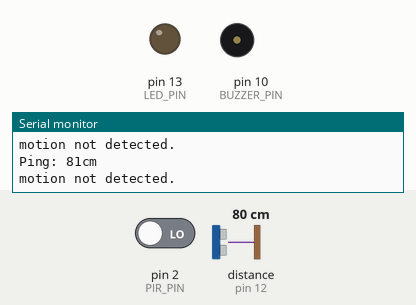
Recording of a program running on a simulated Arduino Nano, built with avr-gcc and run on an emulated ATmega328P. Parts: output pins drawn as LEDs (lit = HIGH), buzzer (waves = sounding, pin HIGH), the last lines printed to the serial monitor. Dashed ring = blinking. Inputs (shaded band) come from the test bench; at power-on: pin 2 (PIR_PIN) LOW, distance to the obstacle (sensor on pin 12) 80 cm. The echo pulse lasts 58.3 µs per cm.

Above: at 1.3 s.
1.4 s: pin 2 (PIR_PIN) driven HIGH
At 3.61 s:
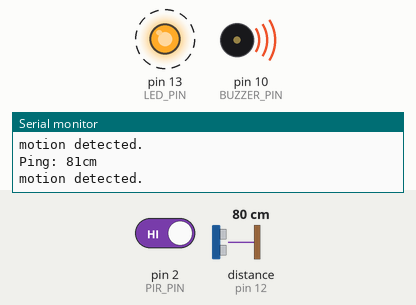
4.5 s: distance to the obstacle (sensor on pin 12) set to 175 cm
7.6 s: distance to the obstacle (sensor on pin 12) set to 183 cm
At 7.92 s:
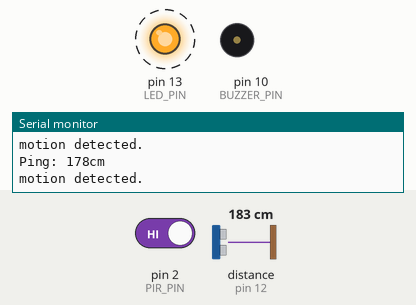
10.7 s: distance to the obstacle (sensor on pin 12) set to 2 cm
At 11.11 s:
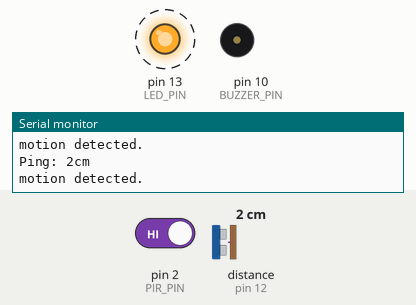
13.8 s: pin 2 (PIR_PIN) driven LOW
At 15.3 s:
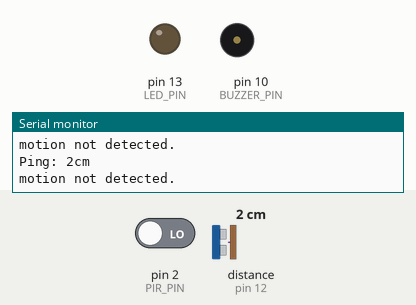
Timing chart, 0 to 16.3 s (numbered marks = the images above; inputs shaded):
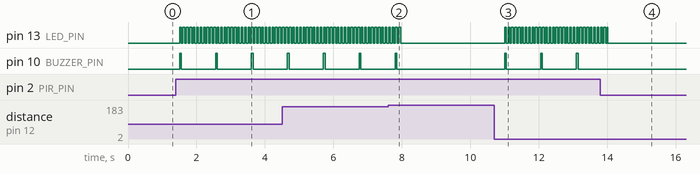

Measured:
- the behaviour switches between 179 and 180 cm on distance to the obstacle (sensor on pin 12) (found by bisection; images 1 and 2)
- after the input at 1.4 s, pin 13 (LED_PIN): alternates HIGH for 0.05 s and LOW for 0.05 s, starting after 0.11 s; pin 10 (BUZZER_PIN): alternates HIGH for 0.05 s and LOW for 1.0 s, starting after 0.11 s
- after the input at 7.6 s, pin 13 (LED_PIN): goes on until 8.0 s, then stays LOW; pin 10 (BUZZER_PIN): goes on until 7.9 s, then stays LOW
- after the input at 10.7 s, pin 13 (LED_PIN): alternates HIGH for 0.05 s and LOW for 0.05 s, starting after 0.30 s; pin 10 (BUZZER_PIN): alternates HIGH for 0.05 s and LOW for 1.0 s, starting after 0.30 s
- after the input at 13.8 s, pin 10 (BUZZER_PIN): stops changing and stays LOW

The program:

main.cpp
```cpp
//Includes
//#include <Arduino.h>
#include "Timer.h"
#include "Toggle.h"
#include <NewPing.h>
//#include <PirSensor.h>

//Constants
#define TRIGGER_PIN  11  // Arduino pin tied to trigger pin on the ultrasonic sensor.
#define ECHO_PIN     12  // Arduino pin tied to echo pin on the ultrasonic sensor.
#define MAX_DISTANCE 500 // Maximum distance we want to ping for (in centimeters). Maximum sensor distance is rated at 400-500cm.
#define BUZZER_PIN   10
#define LED_PIN   LED_BUILTIN
#define PIR_PIN       2
#define SOCIAL_DISTANCE 183 //cm //6ft

//Globals & Variables
int distance;
int PirStat;

//Prototypes
void getDistance();
void detectHuman();

//Instanciations
Toggle beep(BUZZER_PIN, 50, 1000);
Toggle led(LED_BUILTIN, 50, 50);
Timer  uSensor;
Timer  pSensor;
NewPing sonar(TRIGGER_PIN, ECHO_PIN, MAX_DISTANCE); // NewPing setup of pins and maximum distance.
//PirSensor motion = PirSensor(PIR_PIN, 2, false, false);


void setup() {
  // put your setup code here, to run once
  Serial.begin(115200); // Open serial monitor at 115200 baud to see ping results.S
  pinMode(PIR_PIN, INPUT);
}

void loop()
{
  getDistance();
  detectHuman();
  if (PirStat == HIGH && distance <= SOCIAL_DISTANCE)
  {
    beep.Update();
    led.Update();
  }
  else
  {
    digitalWrite(BUZZER_PIN, LOW);
    digitalWrite(LED_PIN, LOW);
  }
}

void getDistance()
{
  if (uSensor.timer(500))
  {
    distance = sonar.ping_cm();
    Serial.print("Ping: ");
    Serial.print(distance); // Send ping, get distance in cm and print result (0 = outside set distance range)
    Serial.println("cm");
  }

}

void detectHuman()
{
  if (pSensor.timer(500))
  {
    PirStat = digitalRead(PIR_PIN);
    if (PirStat == HIGH)
    {
      Serial.println("motion detected.");
    }
    else if (PirStat == LOW)
    {
      Serial.println("motion not detected.");
    }
  }

}
```
